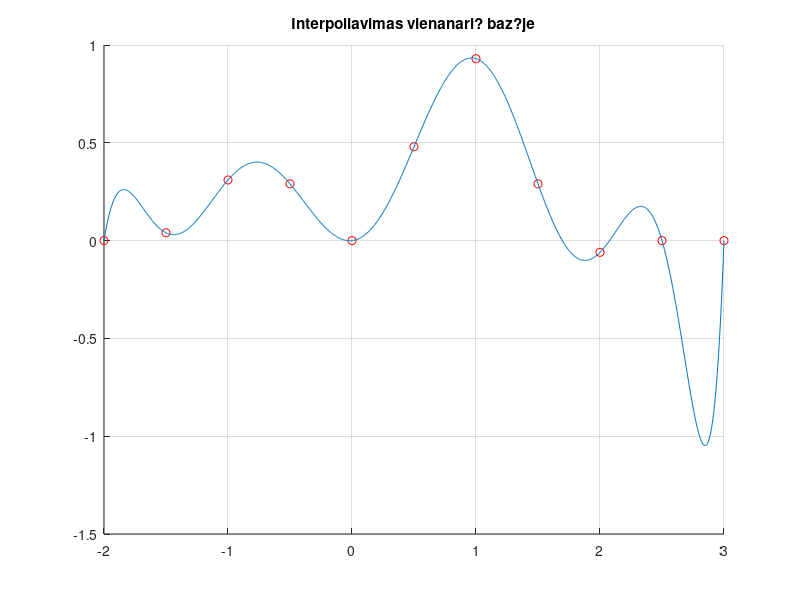

Source code (MATLAB):
function L2_3_Vienanariai
    clc, close all
    fprintf(1, 'Interpoliavimo mazgai:');
    X = [-2 -1.5 -1 -0.5  0 0.5  1    1.5   2    2.5 3]
    Y = [0 0.04 0.31 0.29 0 0.48 0.93 0.29 -0.06 0   0]
    % interpoliavimo laipsnis
    n = size(X, 2);
    nn=1000; a=min(X); b=max(X);
    % sudarome baziniu f-ciju matrica B
    for i = 1:n
         B(:,i)=X.^(i-1)
    end
 
    % randame f-cijos koeficientus
    A= B\Y';
    disp('Vienanariu interpoliacines f-jos koeficientai:');
    disp(A');
    
    figure(1), grid on, hold on;
     x=[a:(b-a)/(nn-1):b];
    plot(X, Y, 'ro', x, foo(x,A));
    title 'Interpoliavimas vienanari? baz?je'
  end
 
function y = foo(x, A)
    y = 0;
    for i = 1:size(A, 1) 
        y = y + A(i).* x.^(i-1);
    end
    return
end